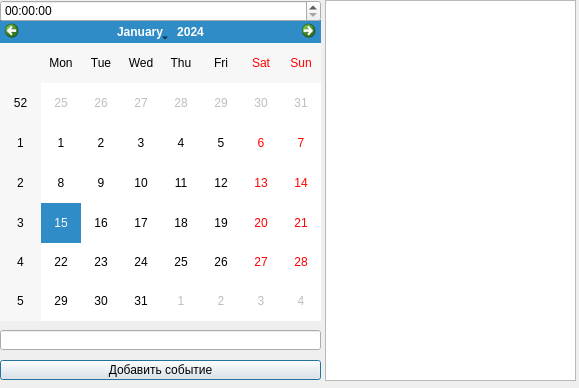
<?xml version="1.0" encoding="UTF-8"?>
<ui version="4.0">
 <class>Dialog</class>
 <widget class="QDialog" name="Dialog">
  <property name="geometry">
   <rect>
    <x>0</x>
    <y>0</y>
    <width>579</width>
    <height>388</height>
   </rect>
  </property>
  <property name="minimumSize">
   <size>
    <width>579</width>
    <height>388</height>
   </size>
  </property>
  <property name="maximumSize">
   <size>
    <width>579</width>
    <height>388</height>
   </size>
  </property>
  <property name="windowTitle">
   <string>Dialog</string>
  </property>
  <widget class="QCalendarWidget" name="calendarWidget">
   <property name="geometry">
    <rect>
     <x>0</x>
     <y>20</y>
     <width>321</width>
     <height>301</height>
    </rect>
   </property>
  </widget>
  <widget class="QLineEdit" name="lineEdit">
   <property name="geometry">
    <rect>
     <x>0</x>
     <y>330</y>
     <width>321</width>
     <height>20</height>
    </rect>
   </property>
  </widget>
  <widget class="QPushButton" name="pushButton">
   <property name="geometry">
    <rect>
     <x>0</x>
     <y>360</y>
     <width>321</width>
     <height>20</height>
    </rect>
   </property>
   <property name="text">
    <string>Добавить событие</string>
   </property>
  </widget>
  <widget class="QTimeEdit" name="timeEdit">
   <property name="geometry">
    <rect>
     <x>0</x>
     <y>0</y>
     <width>321</width>
     <height>22</height>
    </rect>
   </property>
  </widget>
  <widget class="QTextBrowser" name="textBrowser">
   <property name="geometry">
    <rect>
     <x>325</x>
     <y>0</y>
     <width>251</width>
     <height>381</height>
    </rect>
   </property>
  </widget>
 </widget>
 <resources/>
 <connections/>
</ui>
